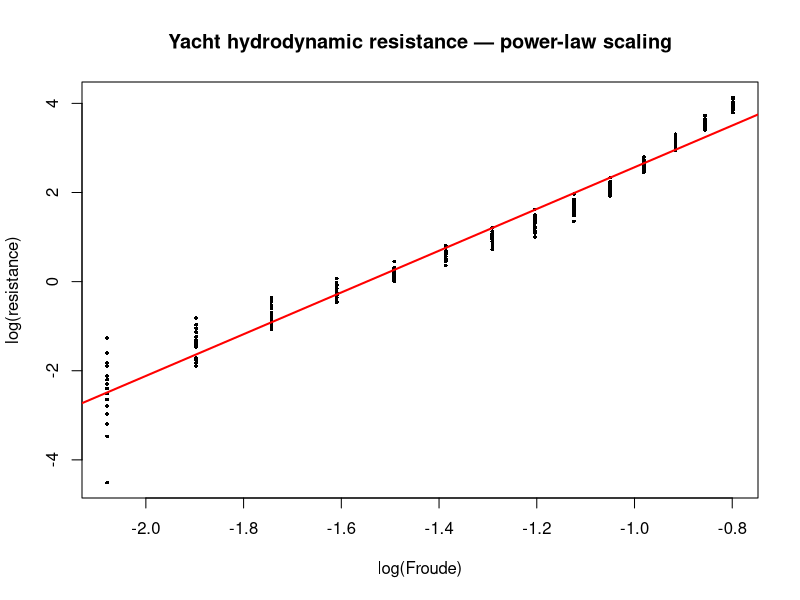

Recreate this plot in R.
## ---- chunk 1
rm(list=ls())
# Yacht hydrodynamics — UCI #243
yh = read.csv("data/yacht_hydro.csv")
dim(yh)
head(yh)
summary(yh)

# The power-law in Fn is best seen on log-log axes (drop F=0 rows if any)
plot(log(yh$Froude), log(yh$resistance + 1e-3),
     pch = 16, cex = 0.5,
     xlab = "log(Froude)", ylab = "log(resistance)",
     main = "Yacht hydrodynamic resistance — power-law scaling")
abline(lm(log(resistance + 1e-3) ~ log(Froude), data = yh),
       col = "red", lwd = 2)
